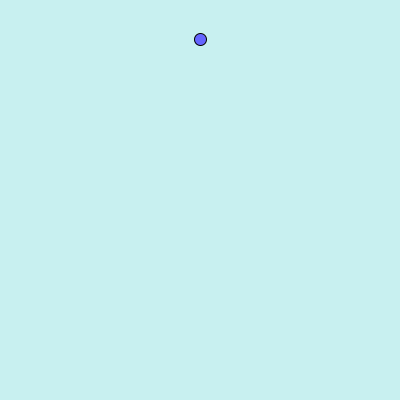
Frame 1 (no input)
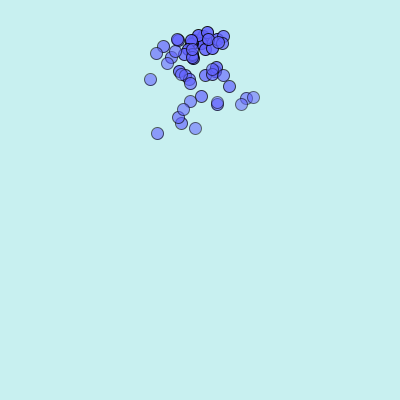
Frame 60 (the mouse pressed at the canvas centre just before this capture)
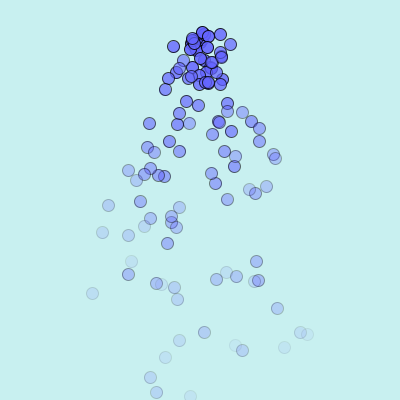
Frame 120 (the mouse held since frame 60 and released just before this capture)

The Processing sketch that drew these frames (run headless with seeded random() and noise(); from frame 60 on, the mouse is pressed at the canvas centre):

// Processing sketch: n4_1_particle_array
// ── n4_1_particle_array.pde
ArrayList<Particle> particles;

void setup() {
  size(400, 400);
  particles = new ArrayList<Particle>();
  
}
void draw() {
  background(200,240,240);
  particles.add(new Particle());
  for (int i = particles.size()-1; i >= 0; i--) {
    Particle p = particles.get(i);
    p.update();
    p.display();
    if (p.isDead()) {
      particles.remove(i);
    }
  }
}
// ── Particle.pde
class Particle {
  PVector pos, vel, acc;
  int lifespan;
  Particle() {
    pos = new PVector(width/2,height/10);
    vel = new PVector(random(-1,1),random(-1,1));
    acc = new PVector(0,0.05);
    lifespan = 255;
  }
  void update() {
    vel.add(acc);
    pos.add(vel);
    lifespan -= 2;
  }
  boolean isDead() {
    if (lifespan <= 0) {
      return true;
    } else {
      return false;
    }
  }
  void display() {
    stroke(0,0,0,lifespan);
    fill(100,100,255,lifespan);
    ellipse(pos.x,pos.y,12,12);
  }
}
